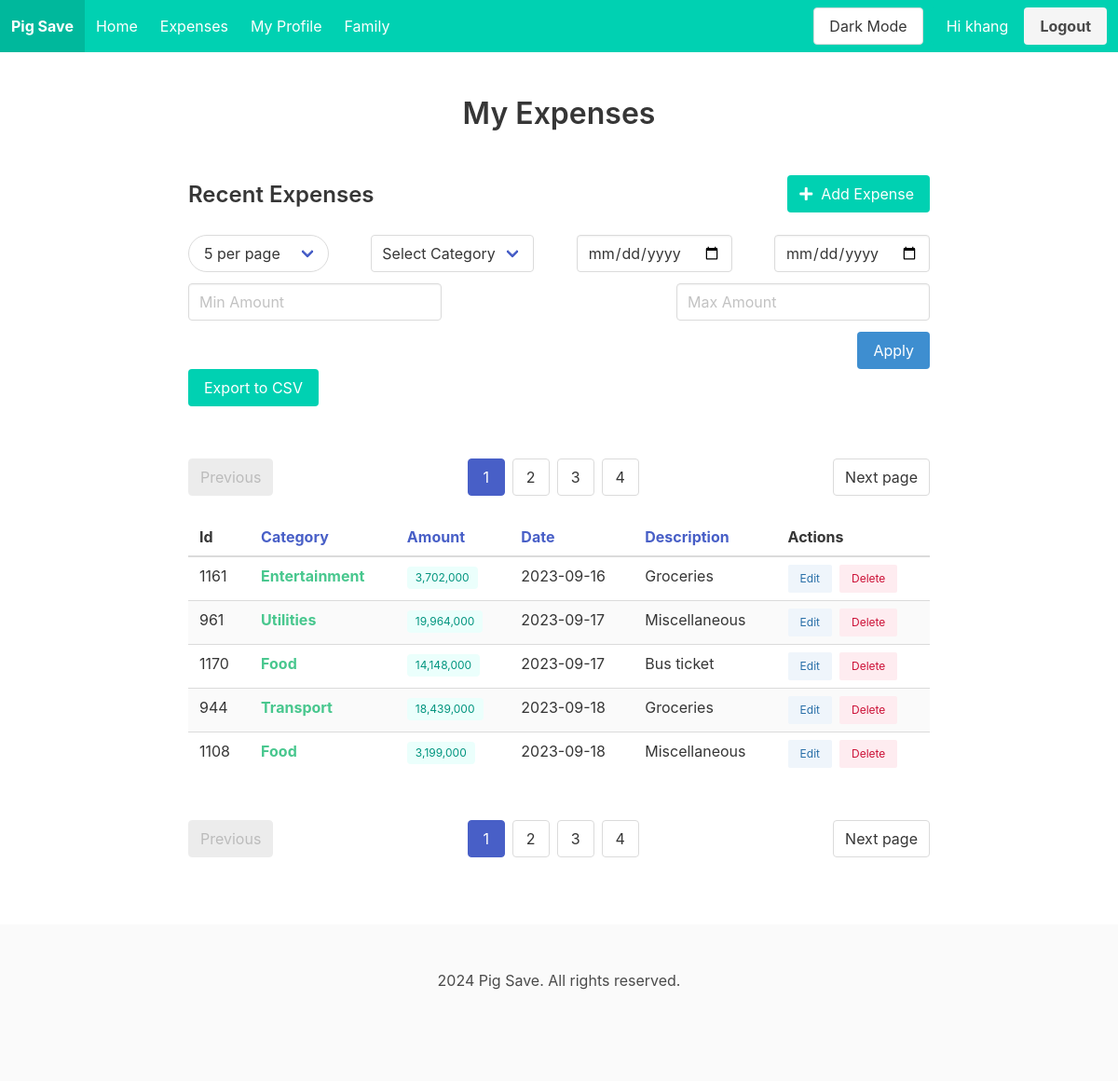
/expenses (signed in), run on the app's committed database.
### tables this page shows
CREATE TABLE users (
            id INTEGER PRIMARY KEY AUTOINCREMENT,
            username TEXT NOT NULL UNIQUE,
            name TEXT,
            password TEXT NOT NULL
        , language VARCHAR(2), age VARCHAR(3));

CREATE TABLE expenses (
            id INTEGER PRIMARY KEY AUTOINCREMENT,
            user_id INTEGER NOT NULL,
            amount REAL NOT NULL,
            category TEXT,
            description TEXT,
            date TEXT NOT NULL,
           FOREIGN KEY (user_id) REFERENCES users (id)
        );

### routes.py (the view)
@routes.route('/expenses')
@login_required
def expenses():
    user_id = current_user.id
    page = request.args.get('page', 1, type=int)
    size = request.args.get('size', 5, type=int)
    sort_by = request.args.get('sort_by', 'date')
    sort_order = request.args.get('sort_order', 'asc')
    filters = {key: request.args.get(key) for key in ['category', 'start_date', 'end_date', 'min_amount', 'max_amount']}
    expenses, total_expenses = Expense.get_expenses(user_id, page, size, filters, sort_by, sort_order)
    total_pages = math.ceil(total_expenses / size)
    max_pages_displayed = 4
    start_page = max(1, page - 2)
    end_page = min(total_pages, start_page + max_pages_displayed - 1)
    if end_page - start_page < max_pages_displayed - 1:
        start_page = max(1, end_page - max_pages_displayed + 1)
    return render_template('expense/list.html',
                           expenses=expenses,
                           page=page,
                           total_pages=total_pages,
                           end_page=end_page,
                           start_page=start_page,
                           filters=filters,
                           size=size,
                           sort_by=sort_by,
                           sort_order=sort_order)

### main.py (called while the page is built)
@app.before_request
def load_user_language():
    if current_user.is_authenticated:
        conn = sqlite3.connect('pig_save.db')
        cursor = conn.cursor()
        cursor.execute("SELECT language FROM users WHERE id = ?", (current_user.id,))
        result = cursor.fetchone()
        print(f'langauge: {result}')
        if result:
            g.language = result[0]
        else:
            g.language = 'en'

def get_locale():
    language = getattr(g, 'language', 'en')
    return language

@login_manager.user_loader
def load_user(id):
    from models.user import User
    return User.getUser(id)

### models/user.py (called while the page is built)
    def getUser(user_id):
        conn = sqlite3.connect('pig_save.db')
        cursor = conn.cursor()
        cursor.execute('SELECT id, username, name, language, age FROM users WHERE id = ?', (user_id,))
        user = cursor.fetchone()
        conn.close()
        if user:
            return User(user[0], user[1], user[2], user[3], user[4])
        return None

### templates/expense/list.html (shortened to what this page needs)
{% extends "base.html" %}
{% block content %}
<section class="section">
  <div class="container">
    <div class="columns is-centered">
      <div class="column is-10">
        <h1 class="title has-text-centered is-3 mb-6">My Expenses</h1>
        <div class="level">
          <div class="level-left">
            <div class="level-item">
              <h2 class="title is-4">Recent Expenses</h2>
            </div>
          </div>
          <div class="level-right">
            <div class="level-item">
              <button id="openExpenseDialog" class="button is-primary">
                <span class="icon">
                  <i class="fas fa-plus"></i>
                </span>
                <span>Add Expense</span>
              </button>
            </div>
          </div>
        </div>
          <form method="get" action="{{ url_for('main.expenses') }}" class="mb-5 filter-form">
            <div class="field is-grouped is-justify-content-space-between is-grouped-multiline is-flex-wrap-wrap">
                <div class="control">
                    <div class="select is-rounded">
                      <select name="size" id="size" onchange="this.form.submit()">
                        <option value="5" {% if size == 5 %}selected{% endif %}>5 per page</option>
                      </select>
                    </div>
                  </div>
                <div class="control">
                  <div class="select">
                    <select name="category">
                        <option value="">Select Category</option>
                    </select>
                  </div>
                </div>
                <div class="control">
                  <input class="input" type="date" name="start_date" value="{{ filters.start_date }}" placeholder="Start Date">
                </div>
                <div class="control">
                  <input class="input" type="date" name="end_date" value="{{ filters.end_date }}" placeholder="End Date">
                </div>
                <div class="control">
                  <input class="input" type="number" step="10000" name="min_amount" placeholder="Min Amount" value="{{ filters.min_amount }}">
                </div>
                <div class="control">
                  <input class="input" type="number" step="10000" name="max_amount" placeholder="Max Amount" value="{{ filters.max_amount }}">
                </div>
            </div>
            <div class="control is-flex is-justify-content-flex-end">
                <button type="submit" class="button is-info">Apply</button>
            </div>
            <div class="buttons">
              <a class="button is-primary" href="{{ url_for('main.export_expenses_csv') }}">
                  Export to CSV
              </a>
          </div>
            <nav class="pagination is-centered mt-6" role="navigation">
                <a class="pagination-previous" {% if page > 1 %}href="{{ url_for('main.expenses', page=page-1, size=size, sort_order=sort_order, sort_by=sort_by) }}"{% else %}disabled{% endif %}>Previous</a>
                <a class="pagination-next" {% if page < total_pages %}href="{{ url_for('main.expenses', page=page+1, size=size, sort_order=sort_order, sort_by=sort_by) }}"{% else %}disabled{% endif %}>Next page</a>
                <ul class="pagination-list">
                  {% for p in range(start_page, end_page + 1) %}
                    <li>
                      <a class="pagination-link {% if p == page %}is-current{% endif %}" href="{{ url_for('main.expenses', page=p, size=size, sort_order=sort_order, sort_by=sort_by) }}">{{ p }}</a>
                    </li>
                  {% endfor %}
                </ul>
              </nav>
            <div class="table-container">
              <table class="table is-striped is-hoverable is-fullwidth">
                <thead>
                    <tr>
                      <th>
                        Id
                      </th>
                      <th>
                        <a href="{{ url_for('main.expenses', sort_by='category', sort_order='desc' if sort_by == 'category' and sort_order == 'asc' else 'asc', page=page, size=size, **filters) }}">
                          Category
                        </a>
                      </th>
                      <th>
                        <a href="{{ url_for('main.expenses', sort_by='amount', sort_order='desc' if sort_by == 'amount' and sort_order == 'asc' else 'asc', page=page, size=size, **filters) }}">
                          Amount
                        </a>
                      </th>
                      <th>
                        <a href="{{ url_for('main.expenses', sort_by='date', sort_order='desc' if sort_by == 'date' and sort_order == 'asc' else 'asc', page=page, size=size, **filters) }}">
                            Date
                          </a>
                      </th>
                      <th>
                        <a href="{{ url_for('main.expenses', sort_by='description', sort_order='desc' if sort_by == 'description' and sort_order == 'asc' else 'asc', page=page, size=size, **filters) }}">
                          Description
                        </a>
                      </th>
                      <th>Actions</th>
                    </tr>
                  </thead>
                {% if expenses %}
                <tbody>
                  {% for expense in expenses %}
                    <tr>
                      <td>{{ expense[0] }}</td>
                      <td>
                        <strong class="has-text-success">{{ expense[3] }}</strong>
                      </td>
                      <td>
                        <span class="tag is-primary is-light">{{ '{:,.0f}'.format(expense[2]) }}</span>
                      </td>
                      <td>{{ expense[5] }}</td>
                      <td>{{ expense[4] }}</td>
                      <td>
                        <div class="buttons are-small">
                            <button type="button" class="button is-info is-light" onclick="editExpense('{{ expense[0] }}', '{{ expense[4] }}', '{{ expense[3] }}', '{{ expense[5] }}', '{{ expense[2] }}')">Edit</button>
                            <button type="button" class="button is-danger is-light" onclick="deleteExpense('{{ expense[0] }}')">Delete</button>
                        </div>
                      </td>
                    </tr>
                  {% endfor %}
                  {% else %}
                  <td colspan="5" class="has-text-centered is-centered is-size-4 is-bold">No records</td>
                </div>
            {% endif %}
                </tbody>
              </table>
            </div>
            <nav class="pagination is-centered mt-6" role="navigation" >
              <a class="pagination-previous" {% if page > 1 %}href="{{ url_for('main.expenses', page=page-1, size=size, sort_order=sort_order, sort_by=sort_by) }}"{% else %}disabled{% endif %}>Previous</a>
              <a class="pagination-next" {% if page < total_pages %}href="{{ url_for('main.expenses', page=page+1, size=size, sort_order=sort_order, sort_by=sort_by) }}"{% else %}disabled{% endif %}>Next page</a>
              <ul class="pagination-list">
                {% for p in range(start_page, end_page + 1) %}
                  <li>
                    <a class="pagination-link {% if p == page %}is-current{% endif %}" href="{{ url_for('main.expenses', page=p, size=size, sort_order=sort_order, sort_by=sort_by) }}">{{ p }}</a>
                  </li>
                {% endfor %}
              </ul>
            </nav>
      </div>
    </div>
  </div>
</section>
{% endblock %}

### templates/base.html (shortened to what this page needs)
<!DOCTYPE html>
<html lang="en">
  <head>
    <link
      rel="stylesheet"
      href="https://cdn.jsdelivr.net/npm/bulma@0.9.3/css/bulma.min.css"
    />
    <link
      rel="stylesheet"
      href="https://cdnjs.cloudflare.com/ajax/libs/font-awesome/5.15.3/css/all.min.css"
    />
    <link rel="stylesheet" href="static/css/darkmode.css">
  </head>
  <body>
    <nav
      class="navbar is-primary"
      role="navigation"
    >
      <div class="navbar-brand">
        <a class="navbar-item" href="{{ url_for('main.dashboard') }}">
          <strong>Pig Save</strong>
        </a>
      </div>
      <div id="navbarBasicExample" class="navbar-menu">
        <div class="navbar-start">
          <a class="navbar-item" href="{{ url_for('main.dashboard') }}">
            {{_('Home')}}
          </a>
          <a class="navbar-item" href="{{ url_for('main.expenses') }}">
            {{_('Expenses')}}
          </a>
          <a class="navbar-item" href="{{ url_for('main.profile') }}">
            {{_('My Profile')}}
          </a>
          <a class="navbar-item" href="{{ url_for('main.family') }}">
            {{_('Family')}}
          </a>
        </div>
        {% if current_user.is_authenticated %}
        <div class="navbar-end">
          <div class="navbar-item">
            <div class="buttons">
              <button id="theme-toggle" class="button">Dark Mode</button>
              <a href="{{ url_for('main.profile') }}">
                <span class="button is-primary">
                  Hi {{ current_user.username }}
                </span>
              </a>
              <a class="button is-light" href="{{ url_for('main.logout') }}">
                <strong>{{_('Logout')}}</strong>
              </a>
            </div>
          </div>
        </div>
        {% endif %}
      </div>
    </nav>
    <main>{% block content %} {% endblock %}</main>
    <footer class="footer">
      <div class="content has-text-centered">
        <p>2024 Pig Save. All rights reserved.</p>
      </div>
    </footer>
  </body>
</html>

### templates/base.html (style rules this page uses)
.filter-form .control { margin-right: 0 !important; margin-left: 0; }

### data on the page
users: username "khang"
expenses: id "1161", category "Entertainment", amount "3,702,000", date "2023-09-16", description "Groceries"
expenses: id "961", category "Utilities", amount "19,964,000", date "2023-09-17", description "Miscellaneous"
expenses: id "1170", category "Food", amount "14,148,000", date "2023-09-17", description "Bus ticket"
expenses: id "944", category "Transport", amount "18,439,000", date "2023-09-18", description "Groceries"
expenses: id "1108", category "Food", amount "3,199,000", date "2023-09-18", description "Miscellaneous"

### other printed values
{{ p }} "1" "2" "3" "4"
